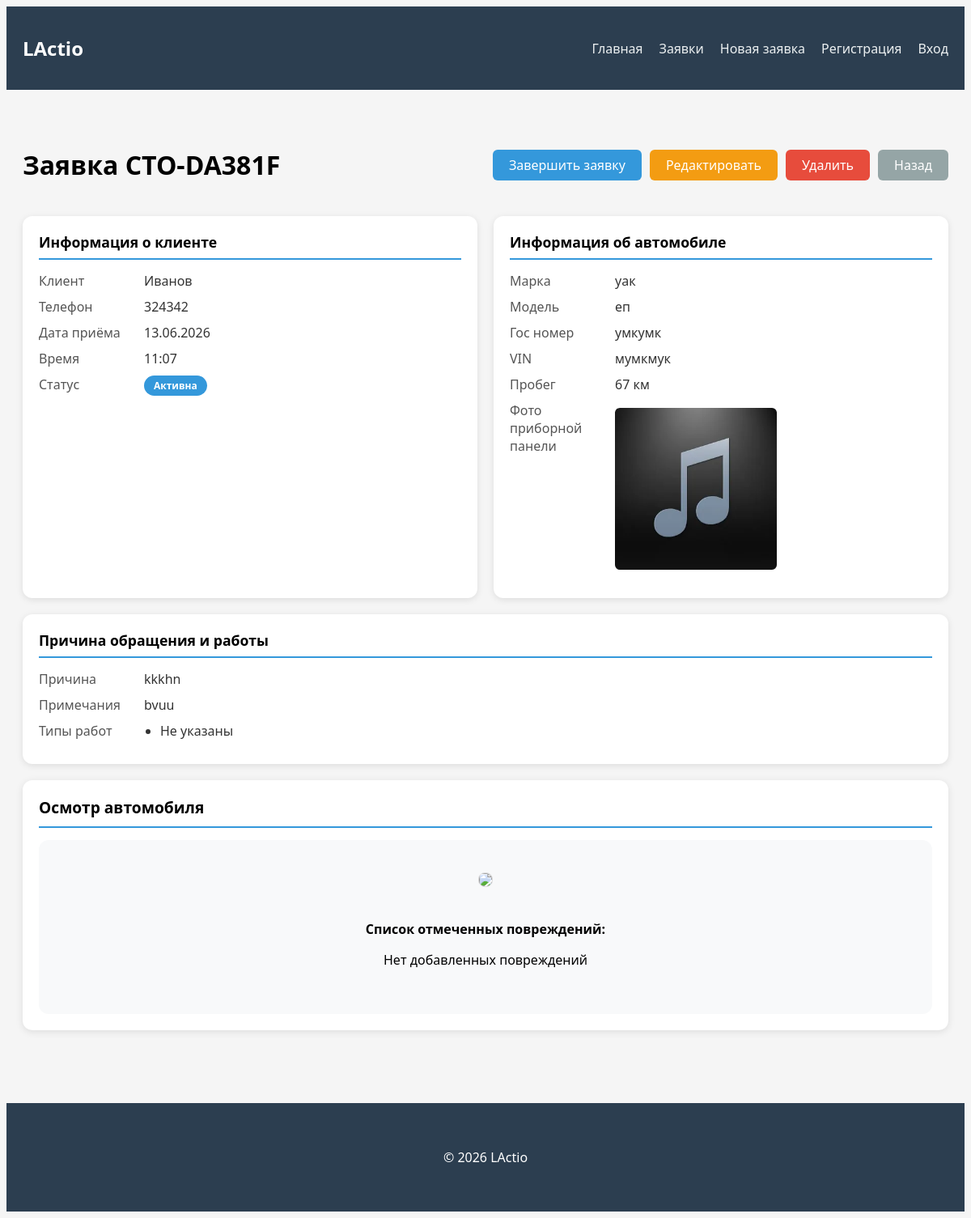
Page /requests/2/ on the committed database.
### service_reception/models.py (models this page shows, shortened)
class RepairRequest(models.Model):
    STATUS_CHOICES = [
        ('draft', 'Черновик'),
        ('active', 'Активна'),
        ('completed', 'Завершена'),
        ('cancelled', 'Отменена'),
    ]
    request_number = models.CharField(max_length=20, unique=True, editable=False)
    receptionist = models.ForeignKey(User, on_delete=models.CASCADE)
    reception_date = models.DateField()
    reception_time = models.TimeField()
    client_name = models.CharField(max_length=200)
    client_phone = models.CharField(max_length=20)
    car_brand = models.CharField(max_length=100)
    car_model = models.CharField(max_length=100)
    license_plate = models.CharField(max_length=20, blank=True)
    vin = models.CharField(max_length=17, blank=True)
    work_types = models.ManyToManyField('WorkType', blank=True)
    issue_description = models.TextField()
    notes = models.TextField(blank=True)
    dashboard_photo = models.ImageField(
        upload_to='dashboard/',
        blank=True,
        null=True,
        verbose_name='Фото приборной панели'
    )
    mileage = models.IntegerField(
        null=True,
        blank=True,
        verbose_name='Пробег (км)'
    )
    status = models.CharField(max_length=20, choices=STATUS_CHOICES, default='draft')

### service_reception/views.py (the view)
# urls.py: path('requests/<int:pk>/', views.request_detail, name='request_detail'),
def request_detail(request, pk):
    repair_request = get_object_or_404(RepairRequest.objects.select_related('receptionist'), pk=pk)
    damage_markers = repair_request.damage_markers.select_related('car_view', 'damage_type').all()
    car_views = CarView.objects.all()
    damage_types = DamageType.objects.all()
    context = {
        'repair_request': repair_request,
        'damage_markers': damage_markers,
        'car_views': car_views,
        'damage_types': damage_types,
    }
    return render(request, 'reception/request_detail.html', context)

### service_reception/templates/reception/request_detail.html (shortened to what this page needs)
{% extends 'reception/base.html' %}
{% block content %}
<div class="flex_between mb_20">
    <h1>Заявка {{ repair_request.request_number }}</h1>
    <div class="flex_buttons">
        {% if repair_request.status == 'draft' %}
            <a href="{% url 'service_reception:start_inspection' repair_request.pk %}" class="btn_success">Начать осмотр</a>
        {% elif repair_request.status == 'active' %}
            <a href="{% url 'service_reception:complete_request' repair_request.pk %}" class="btn_primary">Завершить заявку</a>
        {% endif %}
        {% if repair_request.status == 'draft' or repair_request.status == 'active' %}
            <a href="{% url 'service_reception:request_update' repair_request.pk %}" class="btn_warning">Редактировать</a>
            <a href="{% url 'service_reception:request_delete' repair_request.pk %}" class="btn_danger">Удалить</a>
        {% endif %}
        <a href="{% url 'service_reception:request_list' %}" class="btn_secondary">Назад</a>
    </div>
</div>
<div class="info_grid">
    <div class="info_section">
        <div class="info_section_title">Информация о клиенте</div>
        <div class="info_row">
            <div class="info_label">Клиент</div>
            <div class="info_value">{{ repair_request.client_name }}</div>
        </div>
        <div class="info_row">
            <div class="info_label">Телефон</div>
            <div class="info_value">{{ repair_request.client_phone }}</div>
        </div>
        <div class="info_row">
            <div class="info_label">Дата приёма</div>
            <div class="info_value">{{ repair_request.reception_date|date:"d.m.Y" }}</div>
        </div>
        <div class="info_row">
            <div class="info_label">Время</div>
            <div class="info_value">{{ repair_request.reception_time|time:"H:i" }}</div>
        </div>
        <div class="info_row">
            <div class="info_label">Статус</div>
            <div class="info_value">
                <span class="status_badge status_{{ repair_request.status }}">
                    {{ repair_request.get_status_display }}
                </span>
            </div>
        </div>
    </div>
    <div class="info_section">
        <div class="info_section_title">Информация об автомобиле</div>
        <div class="info_row">
            <div class="info_label">Марка</div>
            <div class="info_value">{{ repair_request.car_brand }}</div>
        </div>
        <div class="info_row">
            <div class="info_label">Модель</div>
            <div class="info_value">{{ repair_request.car_model }}</div>
        </div>
        <div class="info_row">
            <div class="info_label">Гос номер</div>
            <div class="info_value">{{ repair_request.license_plate }}</div>
        </div>
        <div class="info_row">
            <div class="info_label">VIN</div>
            <div class="info_value">{{ repair_request.vin|default:"-" }}</div>
        </div>
        <div class="info_row">
            <div class="info_label">Пробег</div>
            <div class="info_value">{{ repair_request.mileage|default:"-" }} км</div>
        </div>
        {% if repair_request.dashboard_photo %}
        <div class="info_row">
            <div class="info_label">Фото приборной панели</div>
            <div class="info_value">
                <img src="{{ repair_request.dashboard_photo.url }}" class="damage_photo" style="max-width: 200px;">
            </div>
        </div>
        {% endif %}
    </div>
</div>
<div class="info_section mb_20">
    <div class="info_section_title">Причина обращения и работы</div>
    <div class="info_row">
        <div class="info_label">Причина</div>
        <div class="info_value">{{ repair_request.issue_description }}</div>
    </div>
    <div class="info_row">
        <div class="info_label">Примечания</div>
        <div class="info_value">{{ repair_request.notes|default:"-" }}</div>
    </div>
    <div class="info_row">
        <div class="info_label">Типы работ</div>
        <div class="info_value">
            <ul class="info_list">
                {% for wt in repair_request.work_types.all %}
                <li>{{ wt.name }}</li>
                {% empty %}
                <li>Не указаны</li>
                {% endfor %}
            </ul>
        </div>
    </div>
</div>
<div class="main_card">
    <div class="main_card_header">Осмотр автомобиля</div>
    {% if repair_request.status == 'active' %}
    <div class="car_map_wrapper">
        <div class="car_image_wrapper">
            <img class="car_scheme_image" src="{{ car_views.first.image_url|default:'/static/images/car_front.svg' }}">
        </div>
        <div class="text_center" style="padding: 20px;">
            <p><strong>Список отмеченных повреждений:</strong></p>
            {% if damage_markers %}
                {% for marker in damage_markers %}
                <div class="damage_list_item">
                    <strong>{{ marker.car_view.name }}</strong>
                    <p>Тип: {{ marker.damage_type.name|default:"Не указан" }}</p>
                    <p>Описание: {{ marker.description|default:"-" }}</p>
                    {% if marker.photo %}
                    <img src="{{ marker.photo.url }}" class="damage_photo">
                    {% endif %}
                </div>
                {% endfor %}
            {% else %}
                <p>Нет добавленных повреждений</p>
            {% endif %}
        </div>
    </div>
    {% elif repair_request.status == 'new' %}
    <div class="text_center" style="padding: 40px;">
        <p>Осмотр ещё не начат.</p>
        <p>Нажмите "Начать осмотр" чтобы добавить отметки повреждений.</p>
    </div>
    {% endif %}
</div>
{% endblock %}

### service_reception/static/css/style.css (style rules this page uses)
body { background-color: #f5f5f5; font-family: 'Segoe UI', Tahoma, Geneva, Verdana, sans-serif; }
.flex_between { display: flex; justify-content: space-between; align-items: center; }
.flex_buttons { display: flex; gap: 10px; }
.main_card { background: white; border-radius: 12px; padding: 20px; margin-bottom: 20px; box-shadow: 0 2px 10px rgba(0,0,0,0.1); }
.main_card_header { font-size: 1.2rem; font-weight: bold; margin-bottom: 15px; padding-bottom: 10px; border-bottom: 2px solid #3498db; }
.status_badge { display: inline-block; padding: 4px 12px; border-radius: 20px; font-size: 0.75rem; font-weight: bold; }
.status_active { background-color: #3498db; color: white; }
.btn_primary { background-color: #3498db; color: white; border: none; padding: 8px 20px; border-radius: 6px; cursor: pointer; text-decoration: none; display: inline-block; transition: background-color 0.3s; }
.btn_danger { background-color: #e74c3c; color: white; border: none; padding: 8px 20px; border-radius: 6px; cursor: pointer; text-decoration: none; display: inline-block; }
.btn_warning { background-color: #f39c12; color: white; border: none; padding: 8px 20px; border-radius: 6px; cursor: pointer; text-decoration: none; display: inline-block; }
.btn_secondary { background-color: #95a5a6; color: white; border: none; padding: 8px 20px; border-radius: 6px; cursor: pointer; text-decoration: none; display: inline-block; }
.car_map_wrapper { background: #f8f9fa; border-radius: 12px; padding: 20px; }
.car_image_wrapper { position: relative; display: inline-block; width: 100%; text-align: center; }
.car_scheme_image { max-width: 100%; height: auto; cursor: crosshair; border-radius: 8px; border: 1px solid #ddd; }
.info_grid { display: grid; grid-template-columns: repeat(auto-fit, minmax(350px, 1fr)); gap: 20px; margin-bottom: 20px; }
.info_section { background: white; border-radius: 12px; padding: 20px; box-shadow: 0 2px 8px rgba(0,0,0,0.1); }
.info_section_title { font-size: 1.1rem; font-weight: bold; margin-bottom: 15px; padding-bottom: 8px; border-bottom: 2px solid #3498db; }
.info_row { display: flex; margin-bottom: 10px; }
.info_label { width: 130px; font-weight: 500; color: #555; }
.info_value { flex: 1; color: #333; }
.info_list { margin: 0; padding-left: 20px; }
.text_center { text-align: center; }
.mb_20 { margin-bottom: 20px; }
.damage_photo { max-width: 100px; border-radius: 6px; margin-top: 8px; }

### rows in the picture
RepairRequest: request_number "СТО-DA381F", client_name "Иванов", client_phone "324342", reception_date "13.06.2026", reception_time "11:07", status "Активна", car_brand "уак", car_model "еп", license_plate "умкумк", vin "мумкмук", mileage "67", dashboard_photo (picture), issue_description "kkkhn", notes "bvuu"
